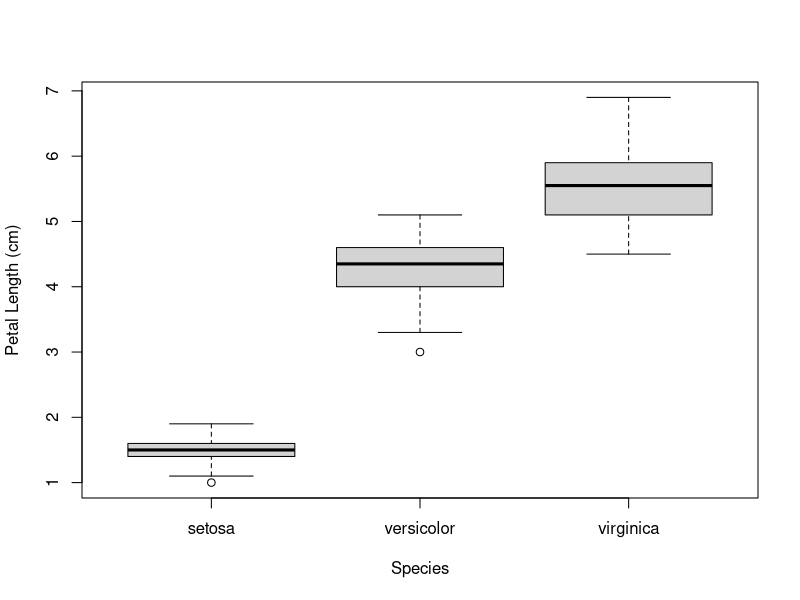
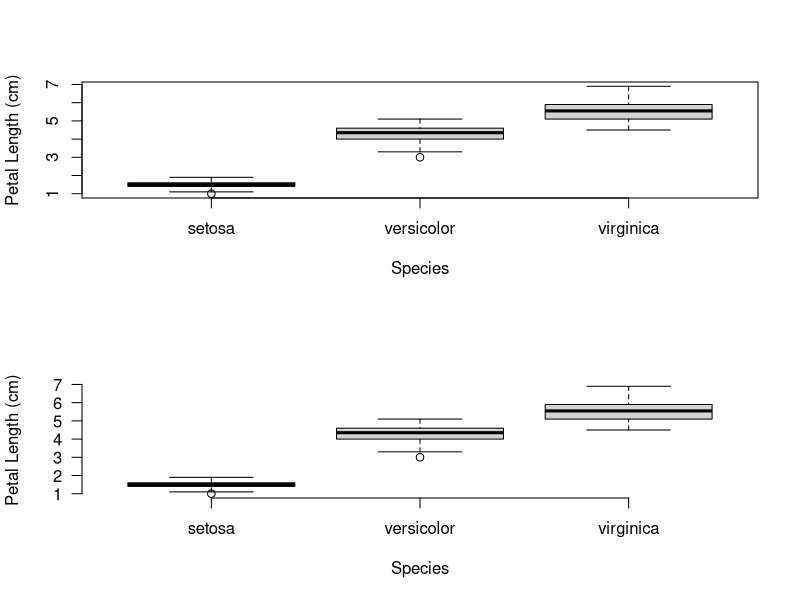
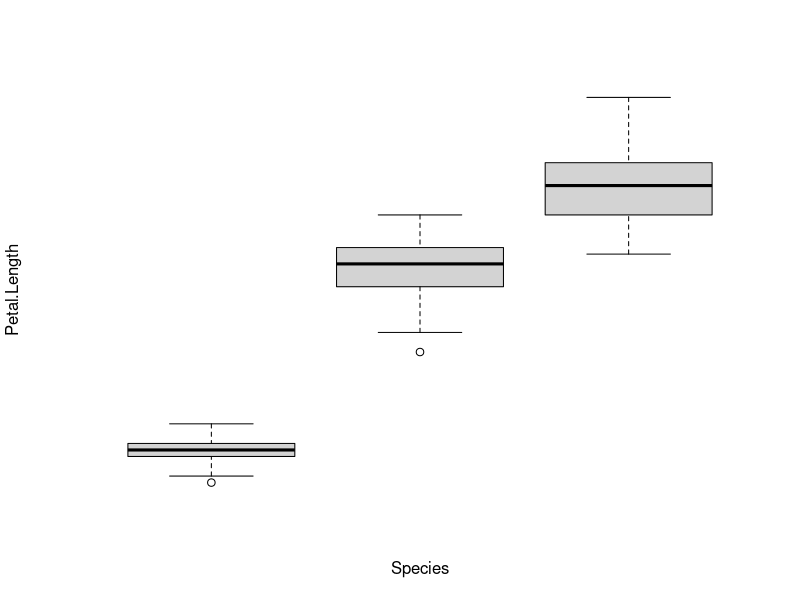
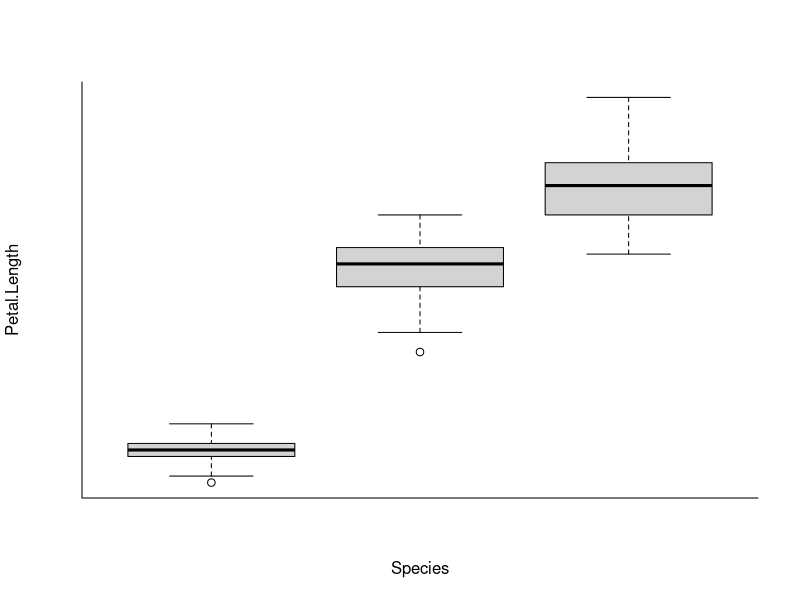
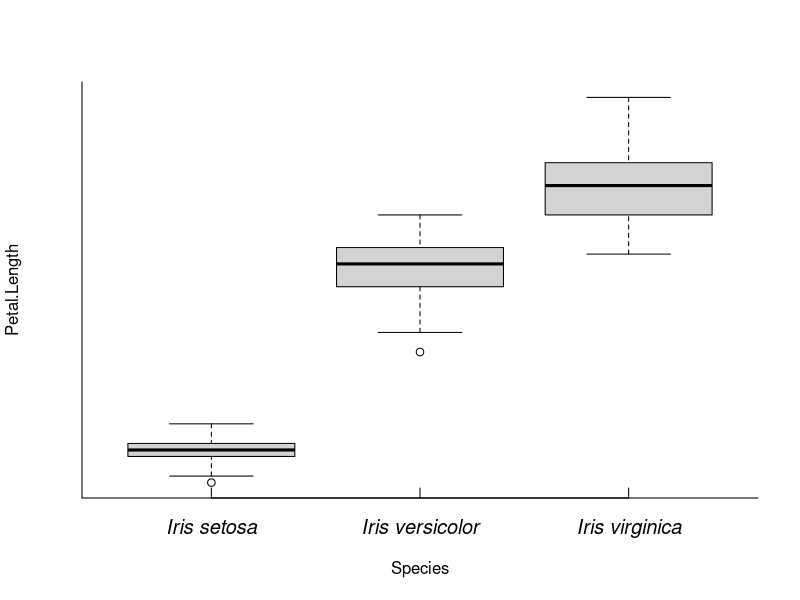
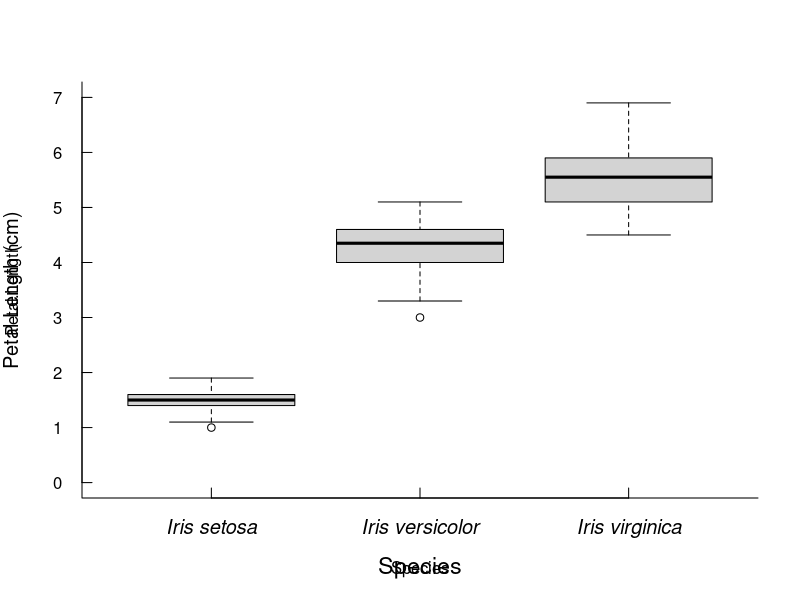
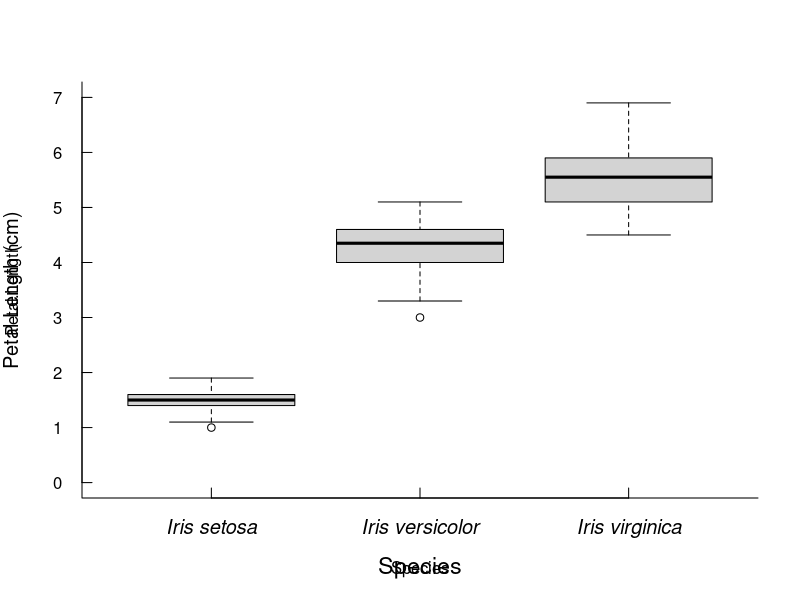
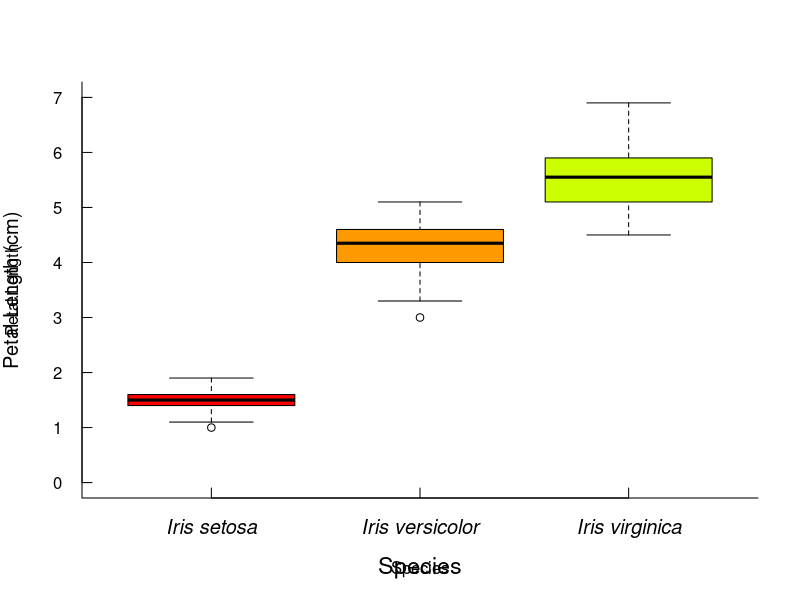

Write R code to recreate these figures, in order.
## ---- chunk 1
# remove (almost) all objects currently held in the R environment
rm(list=ls()) 
## ---- chunk 2
data("iris")
str(iris)

## ---- chunk 3
par(mfrow=c(1,1))
boxplot( Petal.Length ~ Species, data = iris,
		ylab = "Petal Length (cm)", xlab = "Species")

## ---- chunk 4

par(mfrow=c(2,1))

boxplot(  Petal.Length ~ Species, data = iris, 
          ylab = "Petal Length (cm)", xlab = "Species") # old one

boxplot(  Petal.Length ~ Species, data = iris,
          frame.plot = FALSE,  ylab = "Petal Length (cm)", xlab = "Species", 
          las = 1) 
## ---- chunk 5
par(mfrow=c(1,1))
boxplot( Petal.Length ~ Species, data = iris,  axes = FALSE) # axes=F removes axes from the plot
## ---- chunk 6
boxplot(  Petal.Length ~ Species, data = iris,  axes = FALSE)
box(bty="L") # adding L-type box on your plot
## ---- chunk 7
boxplot(  Petal.Length ~ Species, data = iris, axes = FALSE)
box(bty="L")
axis(1, at = 1:3, c("Iris setosa","Iris versicolor","Iris virginica"),
        font = 3, cex.axis = 1.2, tcl = 0.5) 

## ---- chunk 8
boxplot(  Petal.Length ~ Species, data = iris, ylim = c(0,7), axes = FALSE)
box(bty="L", xaxs = "e")
axis(1, at = 1:3, c("Iris setosa","Iris versicolor","Iris virginica"),
        font=3, cex.axis=1.2, tcl=0.5)
title(xlab="Species", cex.lab=1.4)
axis(2, at=0:7, las=1, tcl=0.5) # las=1 changes direction of the y-axis text
title(ylab="Petal Length (cm)",cex.lab=1.2)
## ---- chunk 9
boxplot(  Petal.Length ~ Species, data = iris, 
          ylim = c(0,7), axes = F, col = "lightgray")
box(bty="L")
axis(1,at=1:3,c("Iris setosa","Iris versicolor","Iris virginica"),
        font=3, cex.axis=1.2, tcl=0.5)
title(xlab="Species", cex.lab=1.4)
axis(2, at=0:7, las=1, tcl=0.5) # las=1 changes direction of the y-axis text
title(ylab="Petal Length (cm)",cex.lab=1.2)

## ---- chunk 10
boxplot(  Petal.Length ~ Species, data = iris, 
          ylim = c(0,7), axes = F, col = rainbow(10))
box(bty="L")
axis(1,at=1:3,c("Iris setosa","Iris versicolor","Iris virginica"),
        font=3, cex.axis=1.2, tcl=0.5)
title(xlab="Species", cex.lab=1.4)
axis(2, at=0:7, las=1, tcl=0.5) # las=1 changes direction of the y-axis text
title(ylab="Petal Length (cm)",cex.lab=1.2)

